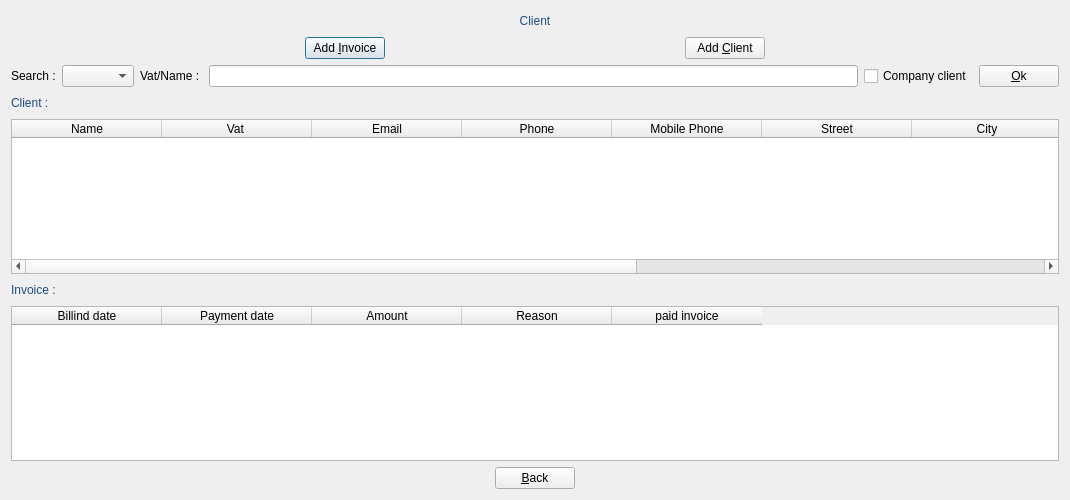
<?xml version="1.0" encoding="UTF-8"?>
<ui version="4.0">
 <class>DialogClient</class>
 <widget class="QDialog" name="DialogClient">
  <property name="geometry">
   <rect>
    <x>0</x>
    <y>0</y>
    <width>1070</width>
    <height>500</height>
   </rect>
  </property>
  <property name="minimumSize">
   <size>
    <width>950</width>
    <height>500</height>
   </size>
  </property>
  <property name="windowTitle">
   <string>manageBill Client</string>
  </property>
  <property name="windowIcon">
   <iconset resource="icon.qrc">
    <normaloff>:/icon/image/receipt16.png</normaloff>:/icon/image/receipt16.png</iconset>
  </property>
  <layout class="QGridLayout" name="gridLayout_7">
   <item row="0" column="0">
    <layout class="QGridLayout" name="gridLayout_6">
     <item row="0" column="0">
      <spacer name="horizontalSpacer">
       <property name="orientation">
        <enum>Qt::Horizontal</enum>
       </property>
       <property name="sizeHint" stdset="0">
        <size>
         <width>40</width>
         <height>20</height>
        </size>
       </property>
      </spacer>
     </item>
     <item row="0" column="1">
      <widget class="QLabel" name="labelTitle">
       <property name="toolTip">
        <string>&lt;html&gt;&lt;head/&gt;&lt;body&gt;&lt;p&gt;&lt;br/&gt;&lt;/p&gt;&lt;/body&gt;&lt;/html&gt;</string>
       </property>
       <property name="whatsThis">
        <string>&lt;html&gt;&lt;head/&gt;&lt;body&gt;&lt;p align=&quot;center&quot;&gt;&lt;br/&gt;&lt;/p&gt;&lt;/body&gt;&lt;/html&gt;</string>
       </property>
       <property name="styleSheet">
        <string notr="true">font: 75 16pt &quot;URW Palladio L&quot;;
color: rgb(32, 74, 135);</string>
       </property>
       <property name="text">
        <string>&lt;html&gt;&lt;head/&gt;&lt;body&gt;&lt;p align=&quot;center&quot;&gt;Client&lt;/p&gt;&lt;/body&gt;&lt;/html&gt;</string>
       </property>
       <property name="textFormat">
        <enum>Qt::RichText</enum>
       </property>
      </widget>
     </item>
     <item row="0" column="2">
      <spacer name="horizontalSpacer_2">
       <property name="orientation">
        <enum>Qt::Horizontal</enum>
       </property>
       <property name="sizeHint" stdset="0">
        <size>
         <width>40</width>
         <height>20</height>
        </size>
       </property>
      </spacer>
     </item>
    </layout>
   </item>
   <item row="1" column="0">
    <layout class="QGridLayout" name="gridLayout_5">
     <item row="0" column="0">
      <spacer name="horizontalSpacer_3">
       <property name="orientation">
        <enum>Qt::Horizontal</enum>
       </property>
       <property name="sizeHint" stdset="0">
        <size>
         <width>40</width>
         <height>20</height>
        </size>
       </property>
      </spacer>
     </item>
     <item row="0" column="1">
      <widget class="QPushButton" name="pushButtonAddInvoice">
       <property name="text">
        <string>Add &amp;Invoice</string>
       </property>
       <property name="icon">
        <iconset resource="icon.qrc">
         <normaloff>:/icon/image/add24.png</normaloff>:/icon/image/add24.png</iconset>
       </property>
       <property name="iconSize">
        <size>
         <width>24</width>
         <height>24</height>
        </size>
       </property>
      </widget>
     </item>
     <item row="0" column="2">
      <spacer name="horizontalSpacer_4">
       <property name="orientation">
        <enum>Qt::Horizontal</enum>
       </property>
       <property name="sizeHint" stdset="0">
        <size>
         <width>40</width>
         <height>20</height>
        </size>
       </property>
      </spacer>
     </item>
     <item row="0" column="3">
      <widget class="QPushButton" name="pushButtonAddClient">
       <property name="text">
        <string>Add &amp;Client</string>
       </property>
       <property name="icon">
        <iconset resource="icon.qrc">
         <normaloff>:/icon/image/add24.png</normaloff>:/icon/image/add24.png</iconset>
       </property>
       <property name="iconSize">
        <size>
         <width>24</width>
         <height>24</height>
        </size>
       </property>
      </widget>
     </item>
     <item row="0" column="4">
      <spacer name="horizontalSpacer_5">
       <property name="orientation">
        <enum>Qt::Horizontal</enum>
       </property>
       <property name="sizeHint" stdset="0">
        <size>
         <width>40</width>
         <height>20</height>
        </size>
       </property>
      </spacer>
     </item>
    </layout>
   </item>
   <item row="2" column="0">
    <layout class="QGridLayout" name="gridLayout_4">
     <item row="0" column="0">
      <widget class="QLabel" name="labelSearch">
       <property name="styleSheet">
        <string notr="true">font: 75 14pt &quot;URW Palladio L&quot;;</string>
       </property>
       <property name="text">
        <string>Search :</string>
       </property>
      </widget>
     </item>
     <item row="0" column="1">
      <widget class="QComboBox" name="comboBoxSearch"/>
     </item>
     <item row="0" column="2">
      <widget class="QLabel" name="labelEdit">
       <property name="styleSheet">
        <string notr="true">font: 75 14pt &quot;URW Palladio L&quot;;</string>
       </property>
       <property name="text">
        <string>Vat/Name : </string>
       </property>
      </widget>
     </item>
     <item row="0" column="3">
      <widget class="QLineEdit" name="lineEditSearch"/>
     </item>
     <item row="0" column="4">
      <widget class="QCheckBox" name="checkBoxCompanyClient">
       <property name="styleSheet">
        <string notr="true">font: 75 14pt &quot;URW Palladio L&quot;;</string>
       </property>
       <property name="text">
        <string>Company client</string>
       </property>
      </widget>
     </item>
     <item row="0" column="5">
      <widget class="QPushButton" name="pushButtonSearch">
       <property name="text">
        <string>&amp;Ok</string>
       </property>
       <property name="icon">
        <iconset resource="icon.qrc">
         <normaloff>:/icon/image/check24.png</normaloff>:/icon/image/check24.png</iconset>
       </property>
      </widget>
     </item>
    </layout>
   </item>
   <item row="3" column="0">
    <layout class="QGridLayout" name="gridLayout_3">
     <item row="0" column="0">
      <widget class="QLabel" name="labelTable1">
       <property name="styleSheet">
        <string notr="true">font: 75 14pt &quot;URW Palladio L&quot;;
color: rgb(32, 74, 135);</string>
       </property>
       <property name="text">
        <string>Client :</string>
       </property>
      </widget>
     </item>
     <item row="0" column="1">
      <spacer name="horizontalSpacer_6">
       <property name="orientation">
        <enum>Qt::Horizontal</enum>
       </property>
       <property name="sizeHint" stdset="0">
        <size>
         <width>40</width>
         <height>20</height>
        </size>
       </property>
      </spacer>
     </item>
    </layout>
   </item>
   <item row="5" column="0">
    <layout class="QGridLayout" name="gridLayout_2">
     <item row="0" column="0">
      <widget class="QLabel" name="labelTable2">
       <property name="styleSheet">
        <string notr="true">font: 75 14pt &quot;URW Palladio L&quot;;
color: rgb(32, 74, 135);</string>
       </property>
       <property name="text">
        <string>Invoice :</string>
       </property>
      </widget>
     </item>
     <item row="0" column="1">
      <spacer name="horizontalSpacer_7">
       <property name="orientation">
        <enum>Qt::Horizontal</enum>
       </property>
       <property name="sizeHint" stdset="0">
        <size>
         <width>40</width>
         <height>20</height>
        </size>
       </property>
      </spacer>
     </item>
    </layout>
   </item>
   <item row="6" column="0">
    <widget class="QTableWidget" name="tableWidgetInvoice">
     <property name="minimumSize">
      <size>
       <width>0</width>
       <height>150</height>
      </size>
     </property>
     <property name="autoFillBackground">
      <bool>true</bool>
     </property>
     <property name="styleSheet">
      <string notr="true">font: 75 12pt &quot;URW Palladio L&quot;;</string>
     </property>
     <property name="verticalScrollBarPolicy">
      <enum>Qt::ScrollBarAsNeeded</enum>
     </property>
     <property name="sizeAdjustPolicy">
      <enum>QAbstractScrollArea::AdjustToContents</enum>
     </property>
     <attribute name="horizontalHeaderDefaultSectionSize">
      <number>150</number>
     </attribute>
     <column>
      <property name="text">
       <string>Billind date</string>
      </property>
     </column>
     <column>
      <property name="text">
       <string>Payment date</string>
      </property>
     </column>
     <column>
      <property name="text">
       <string>Amount</string>
      </property>
     </column>
     <column>
      <property name="text">
       <string>Reason</string>
      </property>
     </column>
     <column>
      <property name="text">
       <string>paid invoice</string>
      </property>
     </column>
    </widget>
   </item>
   <item row="7" column="0">
    <layout class="QGridLayout" name="gridLayout">
     <item row="0" column="0">
      <spacer name="horizontalSpacer_8">
       <property name="orientation">
        <enum>Qt::Horizontal</enum>
       </property>
       <property name="sizeHint" stdset="0">
        <size>
         <width>40</width>
         <height>20</height>
        </size>
       </property>
      </spacer>
     </item>
     <item row="0" column="1">
      <widget class="QPushButton" name="pushButtonBack">
       <property name="styleSheet">
        <string notr="true">font: 75 13pt &quot;URW Palladio L&quot;;</string>
       </property>
       <property name="text">
        <string>&amp;Back</string>
       </property>
       <property name="icon">
        <iconset resource="icon.qrc">
         <normaloff>:/icon/image/undo24.png</normaloff>:/icon/image/undo24.png</iconset>
       </property>
       <property name="iconSize">
        <size>
         <width>24</width>
         <height>24</height>
        </size>
       </property>
      </widget>
     </item>
     <item row="0" column="2">
      <spacer name="horizontalSpacer_9">
       <property name="orientation">
        <enum>Qt::Horizontal</enum>
       </property>
       <property name="sizeHint" stdset="0">
        <size>
         <width>40</width>
         <height>20</height>
        </size>
       </property>
      </spacer>
     </item>
    </layout>
   </item>
   <item row="4" column="0">
    <widget class="QTableWidget" name="tableWidgetClient">
     <property name="minimumSize">
      <size>
       <width>0</width>
       <height>100</height>
      </size>
     </property>
     <property name="styleSheet">
      <string notr="true">font: 75 14pt &quot;URW Palladio L&quot;;</string>
     </property>
     <property name="verticalScrollBarPolicy">
      <enum>Qt::ScrollBarAsNeeded</enum>
     </property>
     <property name="horizontalScrollBarPolicy">
      <enum>Qt::ScrollBarAsNeeded</enum>
     </property>
     <property name="sizeAdjustPolicy">
      <enum>QAbstractScrollArea::AdjustToContents</enum>
     </property>
     <property name="selectionMode">
      <enum>QAbstractItemView::ExtendedSelection</enum>
     </property>
     <attribute name="horizontalHeaderDefaultSectionSize">
      <number>150</number>
     </attribute>
     <column>
      <property name="text">
       <string>Name</string>
      </property>
     </column>
     <column>
      <property name="text">
       <string>Vat </string>
      </property>
     </column>
     <column>
      <property name="text">
       <string>Email</string>
      </property>
     </column>
     <column>
      <property name="text">
       <string>Phone</string>
      </property>
     </column>
     <column>
      <property name="text">
       <string>Mobile Phone</string>
      </property>
     </column>
     <column>
      <property name="text">
       <string>Street</string>
      </property>
     </column>
     <column>
      <property name="text">
       <string>City</string>
      </property>
     </column>
     <column>
      <property name="text">
       <string>Post Code</string>
      </property>
     </column>
     <column>
      <property name="text">
       <string>Country</string>
      </property>
     </column>
     <column>
      <property name="text">
       <string>DOY </string>
      </property>
     </column>
    </widget>
   </item>
  </layout>
 </widget>
 <resources>
  <include location="icon.qrc"/>
 </resources>
 <connections/>
</ui>
